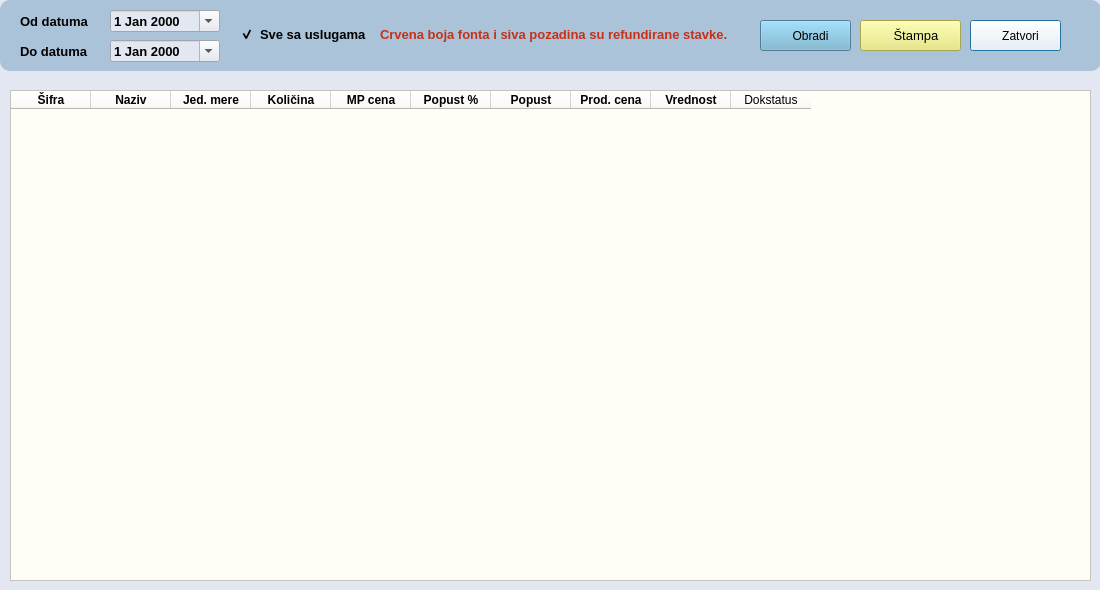
<?xml version="1.0" encoding="UTF-8"?>
<ui version="4.0">
 <class>sintetikaDialog</class>
 <widget class="QDialog" name="sintetikaDialog">
  <property name="geometry">
   <rect>
    <x>0</x>
    <y>0</y>
    <width>1100</width>
    <height>590</height>
   </rect>
  </property>
  <property name="windowTitle">
   <string>Artikli prodati u periodu (zbirno)</string>
  </property>
  <property name="styleSheet">
   <string notr="true">background-color: #e3e7f1;</string>
  </property>
  <widget class="QPushButton" name="btnCancel">
   <property name="geometry">
    <rect>
     <x>970</x>
     <y>20</y>
     <width>91</width>
     <height>31</height>
    </rect>
   </property>
   <property name="styleSheet">
    <string notr="true">background-color: rgb(255, 255, 255);</string>
   </property>
   <property name="text">
    <string>   Zatvori</string>
   </property>
   <property name="icon">
    <iconset>
     <normaloff>../resources/cancel.png</normaloff>../resources/cancel.png</iconset>
   </property>
  </widget>
  <widget class="QLabel" name="label_3">
   <property name="geometry">
    <rect>
     <x>380</x>
     <y>23</y>
     <width>351</width>
     <height>22</height>
    </rect>
   </property>
   <property name="font">
    <font>
     <pointsize>10</pointsize>
     <bold>true</bold>
    </font>
   </property>
   <property name="styleSheet">
    <string notr="true">background-color: rgba(255, 255, 255, 0);
border:none;
color: rgb(198, 49, 23);</string>
   </property>
   <property name="text">
    <string>Crvena boja fonta i siva pozadina su refundirane stavke.</string>
   </property>
  </widget>
  <widget class="QPushButton" name="btnStampa">
   <property name="geometry">
    <rect>
     <x>860</x>
     <y>20</y>
     <width>101</width>
     <height>31</height>
    </rect>
   </property>
   <property name="font">
    <font>
     <pointsize>10</pointsize>
    </font>
   </property>
   <property name="styleSheet">
    <string notr="true">background-color: rgb(231, 231, 115);</string>
   </property>
   <property name="text">
    <string>   Štampa</string>
   </property>
   <property name="icon">
    <iconset>
     <normaloff>../resources/printer.png</normaloff>../resources/printer.png</iconset>
   </property>
  </widget>
  <widget class="QDateEdit" name="oddatEdit">
   <property name="geometry">
    <rect>
     <x>110</x>
     <y>10</y>
     <width>110</width>
     <height>22</height>
    </rect>
   </property>
   <property name="font">
    <font>
     <pointsize>10</pointsize>
     <bold>true</bold>
    </font>
   </property>
   <property name="styleSheet">
    <string notr="true">QCalendarWidget QWidget {
    background-color: white;
    color: black;
}
QCalendarWidget QAbstractItemView {
    selection-background-color: #0078D7;
    selection-color: white;
    background-color: white;
    color: black;
}
QCalendarWidget QToolButton {
    background-color: #0078D7;
    color: white;
    border-radius: 5px;
    padding: 5px;
}
QCalendarWidget QToolButton:hover {
    background-color: #005a9e;
}
QCalendarWidget QHeaderView {
    background-color: #F0F0F0;
}






</string>
   </property>
   <property name="calendarPopup">
    <bool>true</bool>
   </property>
  </widget>
  <widget class="QLabel" name="label">
   <property name="geometry">
    <rect>
     <x>0</x>
     <y>0</y>
     <width>1101</width>
     <height>71</height>
    </rect>
   </property>
   <property name="styleSheet">
    <string notr="true">background-color: rgb(170, 195, 217);
border-radius:10px;</string>
   </property>
   <property name="text">
    <string/>
   </property>
  </widget>
  <widget class="QPushButton" name="btnObradi">
   <property name="geometry">
    <rect>
     <x>760</x>
     <y>20</y>
     <width>91</width>
     <height>31</height>
    </rect>
   </property>
   <property name="styleSheet">
    <string notr="true">background-color: rgb(110, 174, 204);</string>
   </property>
   <property name="text">
    <string>   Obradi</string>
   </property>
   <property name="icon">
    <iconset>
     <normaloff>../resources/obradi.png</normaloff>../resources/obradi.png</iconset>
   </property>
  </widget>
  <widget class="QCheckBox" name="checkSvi">
   <property name="geometry">
    <rect>
     <x>240</x>
     <y>23</y>
     <width>131</width>
     <height>22</height>
    </rect>
   </property>
   <property name="font">
    <font>
     <pointsize>10</pointsize>
     <bold>true</bold>
    </font>
   </property>
   <property name="styleSheet">
    <string notr="true">background-color: rgba(255, 255, 255, 0);
border:none;</string>
   </property>
   <property name="text">
    <string>Sve sa uslugama</string>
   </property>
   <property name="checked">
    <bool>true</bool>
   </property>
  </widget>
  <widget class="QLabel" name="label_2">
   <property name="geometry">
    <rect>
     <x>20</x>
     <y>10</y>
     <width>81</width>
     <height>22</height>
    </rect>
   </property>
   <property name="font">
    <font>
     <pointsize>10</pointsize>
     <bold>true</bold>
    </font>
   </property>
   <property name="styleSheet">
    <string notr="true">background-color: rgba(255, 255, 255, 0);
border:none;

</string>
   </property>
   <property name="text">
    <string>Od datuma</string>
   </property>
  </widget>
  <widget class="QDateEdit" name="dodatEdit">
   <property name="geometry">
    <rect>
     <x>110</x>
     <y>40</y>
     <width>110</width>
     <height>22</height>
    </rect>
   </property>
   <property name="font">
    <font>
     <pointsize>10</pointsize>
     <bold>true</bold>
    </font>
   </property>
   <property name="styleSheet">
    <string notr="true">QCalendarWidget QWidget {
    background-color: white;
    color: black;
}
QCalendarWidget QAbstractItemView {
    selection-background-color: #0078D7;
    selection-color: white;
    background-color: white;
    color: black;
}
QCalendarWidget QToolButton {
    background-color: #0078D7;
    color: white;
    border-radius: 5px;
    padding: 5px;
}
QCalendarWidget QToolButton:hover {
    background-color: #005a9e;
}
QCalendarWidget QHeaderView {
    background-color: #F0F0F0;
}






</string>
   </property>
   <property name="calendarPopup">
    <bool>true</bool>
   </property>
  </widget>
  <widget class="QLabel" name="label_4">
   <property name="geometry">
    <rect>
     <x>20</x>
     <y>40</y>
     <width>81</width>
     <height>22</height>
    </rect>
   </property>
   <property name="font">
    <font>
     <pointsize>10</pointsize>
     <bold>true</bold>
    </font>
   </property>
   <property name="styleSheet">
    <string notr="true">background-color: rgba(255, 255, 255, 0);
border:none;

</string>
   </property>
   <property name="text">
    <string>Do datuma</string>
   </property>
  </widget>
  <widget class="QTableWidget" name="tableStavke">
   <property name="geometry">
    <rect>
     <x>10</x>
     <y>90</y>
     <width>1081</width>
     <height>491</height>
    </rect>
   </property>
   <property name="styleSheet">
    <string notr="true">background-color: #FFFDF6;</string>
   </property>
   <attribute name="horizontalHeaderDefaultSectionSize">
    <number>80</number>
   </attribute>
   <column>
    <property name="text">
     <string>Šifra</string>
    </property>
    <property name="font">
     <font>
      <bold>true</bold>
     </font>
    </property>
    <property name="background">
     <color>
      <red>185</red>
      <green>203</green>
      <blue>204</blue>
     </color>
    </property>
   </column>
   <column>
    <property name="text">
     <string>Naziv</string>
    </property>
    <property name="font">
     <font>
      <bold>true</bold>
     </font>
    </property>
    <property name="background">
     <color>
      <red>185</red>
      <green>203</green>
      <blue>204</blue>
     </color>
    </property>
   </column>
   <column>
    <property name="text">
     <string>Jed. mere</string>
    </property>
    <property name="font">
     <font>
      <bold>true</bold>
     </font>
    </property>
    <property name="background">
     <color>
      <red>185</red>
      <green>203</green>
      <blue>204</blue>
     </color>
    </property>
   </column>
   <column>
    <property name="text">
     <string>Količina</string>
    </property>
    <property name="font">
     <font>
      <bold>true</bold>
     </font>
    </property>
    <property name="background">
     <color>
      <red>185</red>
      <green>203</green>
      <blue>204</blue>
     </color>
    </property>
   </column>
   <column>
    <property name="text">
     <string>MP cena</string>
    </property>
    <property name="font">
     <font>
      <bold>true</bold>
     </font>
    </property>
    <property name="background">
     <color>
      <red>185</red>
      <green>203</green>
      <blue>204</blue>
     </color>
    </property>
   </column>
   <column>
    <property name="text">
     <string>Popust %</string>
    </property>
    <property name="font">
     <font>
      <bold>true</bold>
     </font>
    </property>
    <property name="background">
     <color>
      <red>185</red>
      <green>203</green>
      <blue>204</blue>
     </color>
    </property>
   </column>
   <column>
    <property name="text">
     <string>Popust</string>
    </property>
    <property name="font">
     <font>
      <bold>true</bold>
     </font>
    </property>
    <property name="background">
     <color>
      <red>185</red>
      <green>203</green>
      <blue>204</blue>
     </color>
    </property>
   </column>
   <column>
    <property name="text">
     <string>Prod. cena</string>
    </property>
    <property name="font">
     <font>
      <bold>true</bold>
     </font>
    </property>
    <property name="background">
     <color>
      <red>185</red>
      <green>203</green>
      <blue>204</blue>
     </color>
    </property>
   </column>
   <column>
    <property name="text">
     <string>Vrednost</string>
    </property>
    <property name="font">
     <font>
      <bold>true</bold>
     </font>
    </property>
    <property name="background">
     <color>
      <red>185</red>
      <green>203</green>
      <blue>204</blue>
     </color>
    </property>
   </column>
   <column>
    <property name="text">
     <string>Dokstatus</string>
    </property>
   </column>
  </widget>
  <zorder>label</zorder>
  <zorder>btnCancel</zorder>
  <zorder>label_3</zorder>
  <zorder>btnStampa</zorder>
  <zorder>oddatEdit</zorder>
  <zorder>btnObradi</zorder>
  <zorder>checkSvi</zorder>
  <zorder>label_2</zorder>
  <zorder>dodatEdit</zorder>
  <zorder>label_4</zorder>
  <zorder>tableStavke</zorder>
 </widget>
 <resources/>
 <connections/>
</ui>
